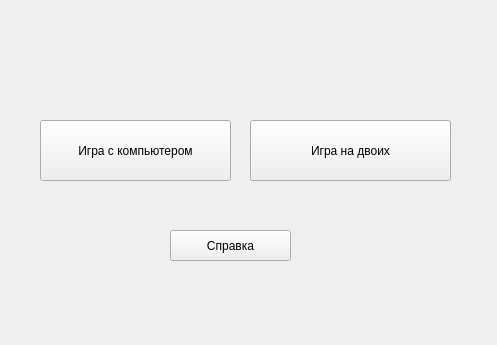
<?xml version="1.0" encoding="UTF-8"?>
<ui version="4.0">
 <class>Form</class>
 <widget class="QWidget" name="Form">
  <property name="geometry">
   <rect>
    <x>0</x>
    <y>0</y>
    <width>497</width>
    <height>345</height>
   </rect>
  </property>
  <property name="windowTitle">
   <string>Form</string>
  </property>
  <widget class="QPushButton" name="pushButton">
   <property name="geometry">
    <rect>
     <x>40</x>
     <y>120</y>
     <width>191</width>
     <height>61</height>
    </rect>
   </property>
   <property name="text">
    <string>Игра с компьютером</string>
   </property>
  </widget>
  <widget class="QPushButton" name="pushButton_2">
   <property name="geometry">
    <rect>
     <x>250</x>
     <y>120</y>
     <width>201</width>
     <height>61</height>
    </rect>
   </property>
   <property name="text">
    <string>Игра на двоих</string>
   </property>
  </widget>
  <widget class="QPushButton" name="pushButton_3">
   <property name="geometry">
    <rect>
     <x>170</x>
     <y>230</y>
     <width>121</width>
     <height>31</height>
    </rect>
   </property>
   <property name="text">
    <string>Справка</string>
   </property>
  </widget>
 </widget>
 <resources/>
 <connections/>
</ui>
